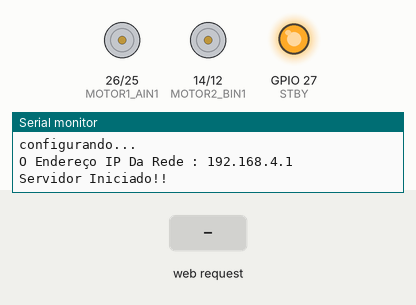
Recording of a sketch running on a simulated ESP32. On the bench: motor-driver pin pairs drawn as motors (green arrow = first pin HIGH = forward, orange = second pin HIGH = backward, longer = more drive, scaled by the enable pin, stopped while the standby pin is LOW), output pins drawn as LEDs (lit = HIGH), the last lines printed to the serial monitor. The inputs (shaded band) are chosen by the test bench.

Above: at 1.2 s.
1.3 s: HTTP request GET /FRENTE received
At 2.5 s:
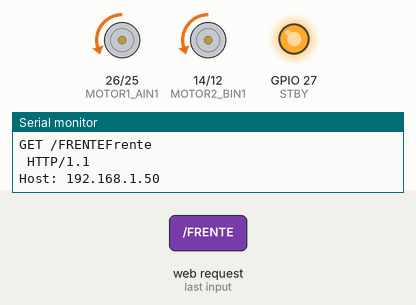
2.8 s: HTTP request GET /VOLTAR received
At 3.8 s:
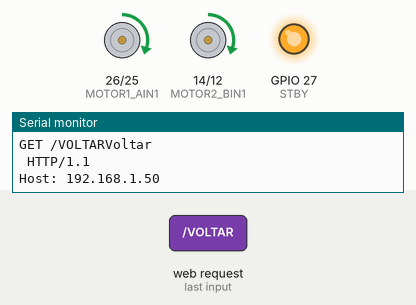
4.3 s: HTTP request GET /DIREITA received
At 5.0 s:
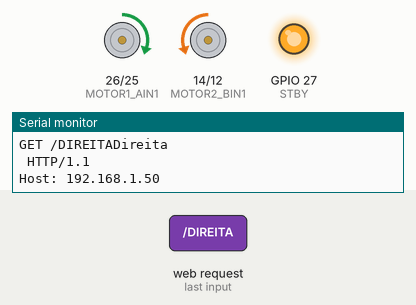
5.8 s: HTTP request GET /ESQUERDA received
At 6.1 s:
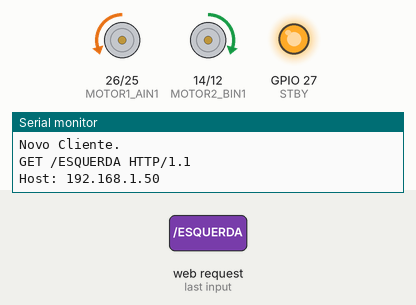
Timing chart, 0 to 8.3 s (numbered marks = the images above; inputs shaded):
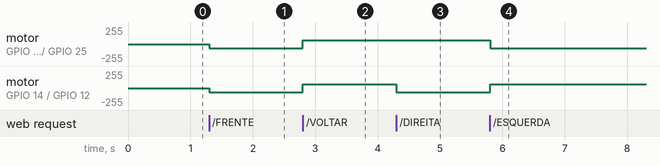

Measured:
- after the input at 1.3 s, motor on GPIO 26 (MOTOR1_AIN1) / GPIO 25 (MOTOR1_AIN2), motor on GPIO 14 (MOTOR2_BIN1) / GPIO 12 (MOTOR2_BIN2): stopped → backward 60/255 at once
- after the input at 2.8 s, motor on GPIO 26 (MOTOR1_AIN1) / GPIO 25 (MOTOR1_AIN2), motor on GPIO 14 (MOTOR2_BIN1) / GPIO 12 (MOTOR2_BIN2): backward 60/255 → forward 60/255 at once
- after the input at 4.3 s, motor on GPIO 14 (MOTOR2_BIN1) / GPIO 12 (MOTOR2_BIN2): forward 60/255 → backward 60/255 at once
- after the input at 5.8 s, motor on GPIO 26 (MOTOR1_AIN1) / GPIO 25 (MOTOR1_AIN2): forward 60/255 → backward 60/255 at once; motor on GPIO 14 (MOTOR2_BIN1) / GPIO 12 (MOTOR2_BIN2): backward 60/255 → forward 60/255 at once

The sketch:

ComandosRemotos_C_ArduinoIDLE.ino
```cpp
#include <WiFi.h>
#include <WiFiClient.h>
#include <WiFiAP.h>

//definindo pinos de controle
#define MOTOR1_AIN1 26
#define MOTOR1_AIN2 25
#define STBY 27
#define PWMA 33
#define MOTOR2_BIN1 14
#define MOTOR2_BIN2 12
#define PWMB 13

// Variaveis PWM
int MTA = 0;
int MTB = 0;

// Configurando nome e senha da rede Esp32
const char *ssid = "ESP32";
const char *password = "lab";

//Configurando porta de acesso entre servidor e cliente
WiFiServer server(80);

void setup() {
  //Configurando pinos como saída
  pinMode(PWMA,OUTPUT);
  pinMode(MOTOR1_AIN1,OUTPUT);
  pinMode(MOTOR1_AIN2,OUTPUT);
  pinMode(PWMB,OUTPUT);
  pinMode(MOTOR2_BIN1,OUTPUT);
  pinMode(MOTOR2_BIN2,OUTPUT);
  pinMode(STBY,OUTPUT);

  //Inicializar monitor serial
  Serial.begin(115200);
  Serial.println();
  Serial.println("configurando...");

  //Rede
  WiFi.softAP(ssid, password); //Gerando rede propria
  IPAddress myIP = WiFi.softAPIP(); //Coletando endereço na rede
  Serial.print("O Endereço IP Da Rede : ");
  Serial.println(myIP);

  //inicia o webserver
  server.begin();
  Serial.println("Servidor Iniciado!!");

  //Colocando todos os pinos (menos ponte H) em nivel logico baixo/rodas livres
  digitalWrite(STBY,HIGH);
  digitalWrite(MOTOR1_AIN1, LOW);
  digitalWrite(MOTOR1_AIN2, LOW);
  digitalWrite(MOTOR2_BIN1, LOW);
  digitalWrite(MOTOR2_BIN2, LOW);
  analogWrite(PWMA,MTA);
  analogWrite(PWMB,MTB);

}

void loop() {

WiFiClient client = server.available(); // verifica e armazena se tem clientes conectados na rede

if (client) { // se você conseguir um cliente,
Serial.println("Novo Cliente."); // imprime uma mensagem pela porta serial
String currentLine = ""; // faz uma String para manter os dados recebidos do cliente
while (client.connected()) { // loop enquanto o cliente está conectado
if (client.available()) { // se houver bytes para ler do cliente,
char c = client.read(); // leia um byte e depois
Serial.write(c); // imprima o monitor serial
if (c == '\n') { // se o byte for um caractere de nova linha


/* se a linha atual estiver em branco, você terá dois caracteres de nova linha em uma linha.
esse é o fim da solicitação HTTP do cliente, então envie uma resposta: */
if (currentLine.length() == 0) {
/* Os cabeçalhos HTTP sempre começam com um código de resposta (por exemplo, HTTP / 1.1 200 OK)
e um tipo de conteúdo para que o cliente saiba o que está por vir e, em seguida, uma linha em branco: */

client.println("HTTP/1.1 200 OK");
client.println  ("Content-type:text/html");
client.println();

client.print("<html>");
client.print("<head><title> ""Controle de Carrinho por Wi-Fi"" </title></head>");
client.print("<body>");

// configuração de estilo do site
client.print("<style type=\"text/css\"> a{margin:600px 600px; background: #228B22; color: #ffffff; text-decoration: none; padding: 0.5% 5% 0.5%; border-radius: 5px; font-size: 2.0em;}</style>");

//---------------Botão Frente para a página WEB----------------------
client.print("<a href=\"/FRENTE\">Frente </a> </br></br></br>");

//---------------Botão Voltar para a página WEB----------------------
client.print("<a href=\"/VOLTAR\">Voltar </a> </br></br></br>");

//---------------Botão Esquerda para a página WEB----------------------
client.print("<a href=\"/ESQUERDA\">Esquerda</a> </br></br></br>");

//---------------Botão Direita para a página WEB----------------------
client.print("<a href=\"/DIREITA\">Direita </a> </br></br></br>");

//---------------Botão Parar para a página WEB----------------------
client.print("<a href=\"/PARAR\">Parar </a> </br></br></br>");

client.print("</html>");
client.print("</body>");

// A resposta HTTP termina com outra linha em branco:
client.println();
// sair do loop while:
break;
} else { // se você tiver uma nova linha, então limpe a linha atual:
currentLine = "";
}
} else if (c != '\r') { // se você tiver qualquer outra coisa além de um caractere de retorno de linha,
currentLine += c; // adicioná-lo ao final da linha atual
}

// Verifica se o pedido do cliente foi para atualizar algum dos reles (GET /T)

if (currentLine.endsWith("GET /FRENTE")) {

digitalWrite(MOTOR1_AIN1, LOW);
digitalWrite(MOTOR1_AIN2, HIGH);
digitalWrite(MOTOR2_BIN1, LOW);
digitalWrite(MOTOR2_BIN2, HIGH);

// definir as velocidades dos motores
MTA = 60;
MTB = 60;

analogWrite(PWMA,MTA);
analogWrite(PWMB,MTB);;

Serial.println("Frente");

}
if (currentLine.endsWith("GET /VOLTAR")) {
// girar os motores para trás
digitalWrite(MOTOR1_AIN1, HIGH);
digitalWrite(MOTOR1_AIN2, LOW);
digitalWrite(MOTOR2_BIN1, HIGH);
digitalWrite(MOTOR2_BIN2, LOW);

// definir as velocidades dos motores
MTA = 60;
MTB = 60;

analogWrite(PWMA,MTA);
analogWrite(PWMB,MTB);


Serial.println("Voltar");

}
if (currentLine.endsWith("GET /DIREITA")) {

// girar os motores para trás
digitalWrite(MOTOR1_AIN1, HIGH);
digitalWrite(MOTOR1_AIN2, LOW);
digitalWrite(MOTOR2_BIN1, LOW);
digitalWrite(MOTOR2_BIN2, HIGH);

// definir as velocidades dos motores
MTA = 60;
MTB = 60;

analogWrite(PWMA,MTA);
analogWrite(PWMB,MTB);


Serial.println("Direita");

}

if (currentLine.endsWith("GET /ESQUERDA")) {

// girar os motores para esquerda
digitalWrite(MOTOR1_AIN1, LOW);
digitalWrite(MOTOR1_AIN2, HIGH);
digitalWrite(MOTOR2_BIN1, HIGH);
digitalWrite(MOTOR2_BIN2, LOW);

// definir as velocidades dos motores
MTA = 60;
MTB = 60;

analogWrite(PWMA,MTA);
analogWrite(PWMB,MTB);


}

if (currentLine.endsWith("GET /PARAR")) {

digitalWrite(MOTOR1_AIN1, LOW);
digitalWrite(MOTOR1_AIN2, LOW);
digitalWrite(MOTOR2_BIN1, LOW);
digitalWrite(MOTOR2_BIN2, LOW);

MTA = 0;
MTB = 0;

analogWrite(PWMA,MTA);
analogWrite(PWMB,MTB);

}
}
}
}
// termina a conexão com o cliente
client.stop();
//Serial.println("Cliente desconectado.");

}
```
